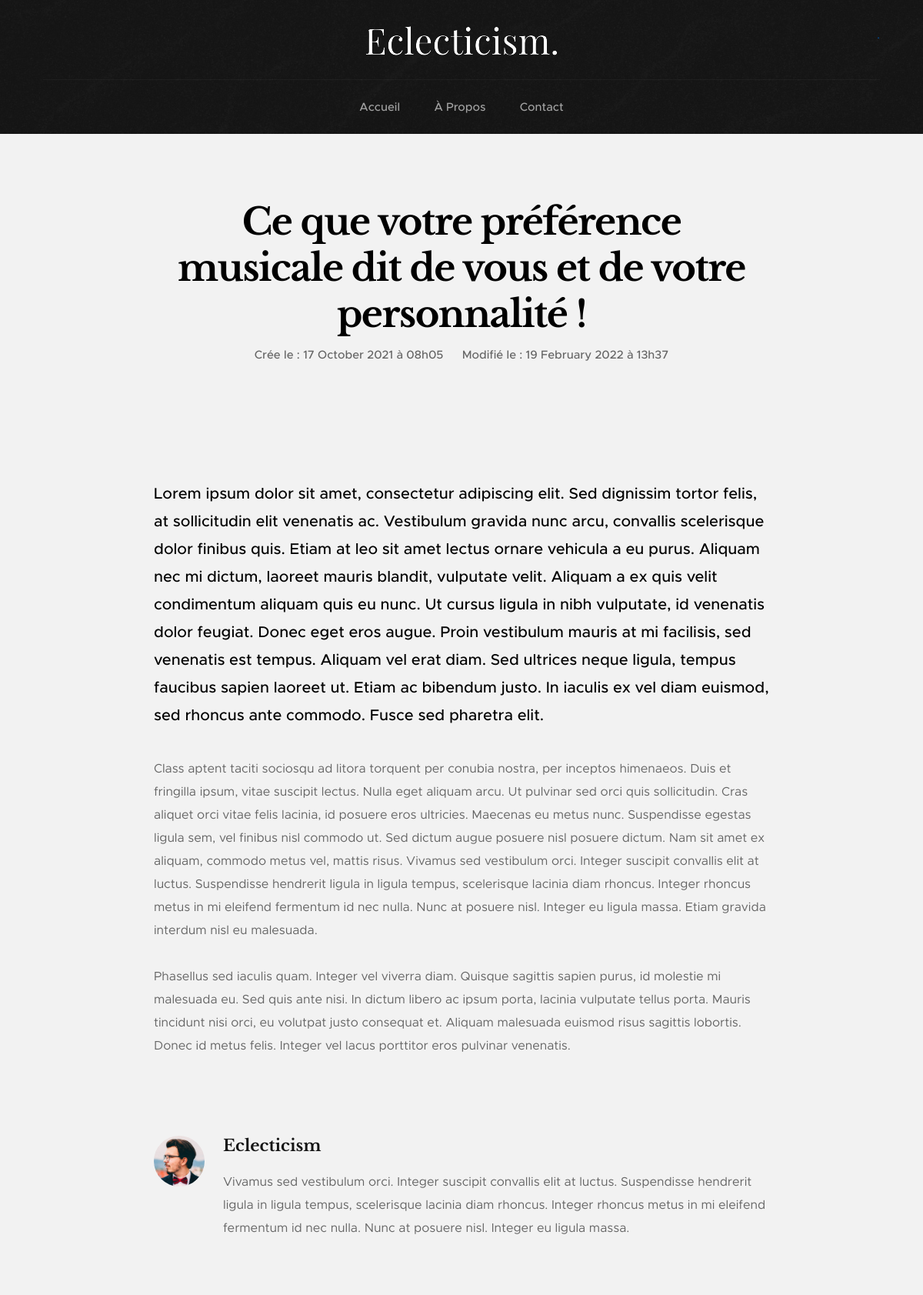
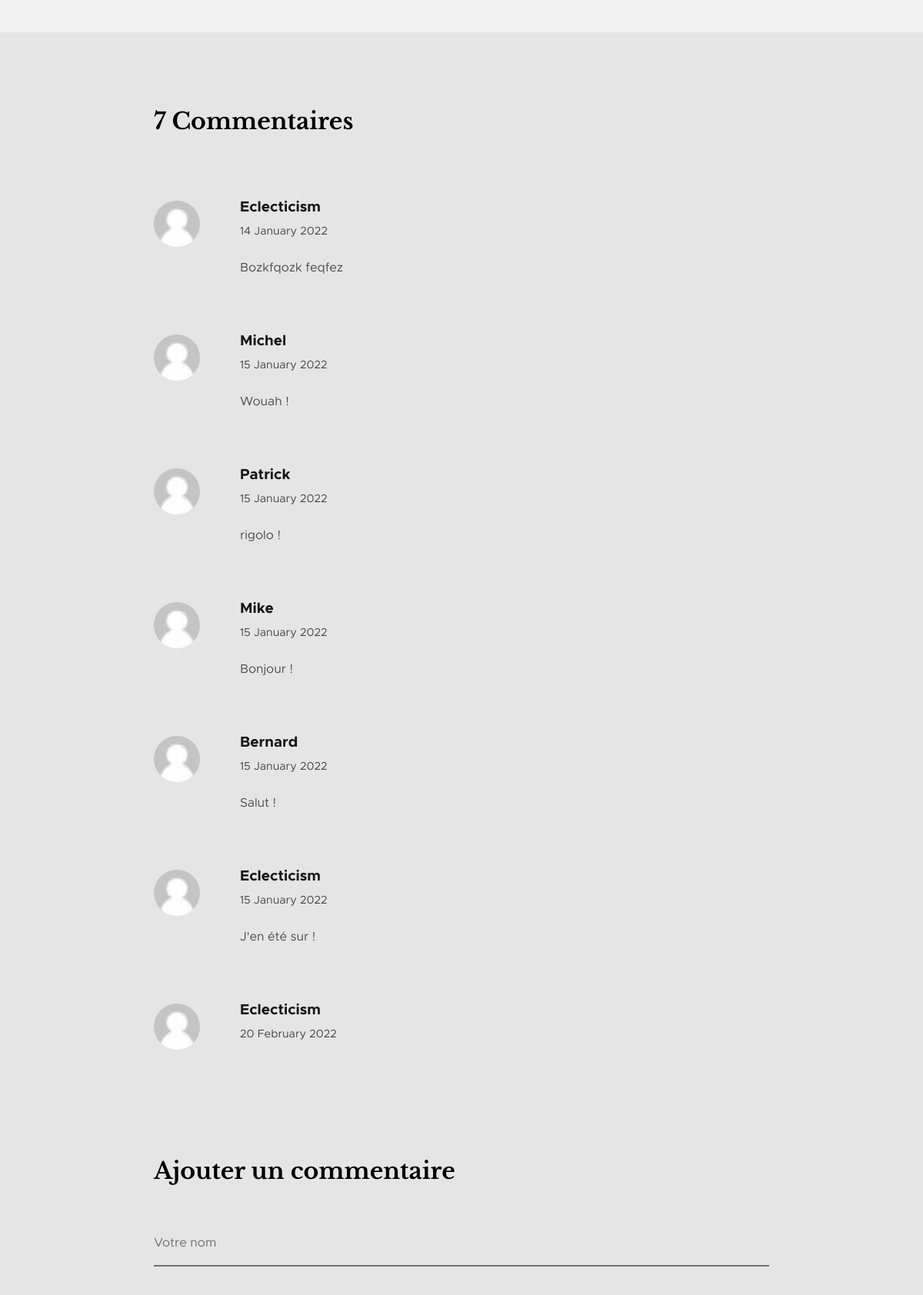
The app's page /index.php?page=post&id=1 (upper part) with its own data (2 pictures, top to bottom).
### tables this page shows
CREATE TABLE `post` (
  `id` int NOT NULL,
  `fav` tinyint(1) NOT NULL DEFAULT '0',
  `title` varchar(250) NOT NULL,
  `thumbnail` varchar(255) NOT NULL,
  `content` longtext NOT NULL,
  `userID` int NOT NULL,
  `createdThe` timestamp NOT NULL DEFAULT CURRENT_TIMESTAMP,
  `updateThe` timestamp NOT NULL DEFAULT CURRENT_TIMESTAMP ON UPDATE CURRENT_TIMESTAMP
);

CREATE TABLE `user` (
  `id` int NOT NULL,
  `email` varchar(255) NOT NULL,
  `username` varchar(100) NOT NULL,
  `password` varchar(255) NOT NULL,
  `bio` text
);

CREATE TABLE `comment` (
  `id` int NOT NULL,
  `postID` int NOT NULL,
  `username` varchar(50) NOT NULL,
  `message` text NOT NULL,
  `publishedThe` date NOT NULL,
  `validated` tinyint(1) NOT NULL DEFAULT '0'
);

### controller/controller.php (called while the page is built, shortened)
<?php
require 'model/model.php';
function post() {
  $post = getPost($_GET['id']);
  $comment = getComment($_GET['id']);
  $owner = getOwner($_GET['id']);
  require_once('view/post.php');
}

### public/class/BDD.php (called while the page is built, shortened)
<?php
class BDD {
  PRIVATE $dbh;
  protected function __construct(){
    try {
      $this->dbh = new \PDO("mysql:host=localhost;dbname=phpBlog", 'quentincvl', 'Mavie190716%');
      $this->dbh->setAttribute(\PDO::ATTR_EMULATE_PREPARES, false);
      $this->dbh->setAttribute(\PDO::ATTR_ERRMODE, \PDO::ERRMODE_EXCEPTION);
    }
    catch(\Exception $e) {
      die('Erreur : '.$e->getMessage());
    }
  }
  public function getConnection(): \PDO
  {
    return $this->dbh;
  }
}

### public/class/Post.php (called while the page is built, shortened)
<?php
class Post extends BDD
{
  private $dbh;
  private $id;
  public function __construct($values = array())
  {
    $BDD = new BDD();
    $this->dbh = $BDD->getConnection();
  }
  public function hydrate($values) {
    foreach ($values as $attribute => $value) {
      $methode = 'set' . str_replace(' ', '', ucwords(str_replace('_', ' ', $attribute)));
    }
  }
  public function setId($id): void
  {
    $this->id = (int)$id;
  }
  public function getPost(): array
  {
    $req = $this->dbh->prepare("SELECT * FROM post WHERE id = :id");
    $req->bindParam(':id', $this->id);
    $req->execute();
    return $req->fetch(\PDO::FETCH_ASSOC);
  }
  public function getOwner(): array
  {
    $req = $this->dbh->prepare("SELECT u.username, u.bio FROM user as u, post as p WHERE u.id = p.userID and p.id = :id");
    $req->bindParam(':id', $this->id);
    $req->execute();
    return $req->fetch(\PDO::FETCH_ASSOC);
  }
}

### model/model.php (called while the page is built, shortened)
<?php
function getPost($postId) {
  $getPost = New Post(array('id' => $postId));
  return $getPost->getPost();
}
function getOwner($postId) {
  $getOwner = New Post(array('id' => $postId));
  return $getOwner->getOwner();
}
function getComment(string $postID) {
  $getComments = New Comment(array('postID' => $postID));
  return $getComments->getComments();
}

### public/class/Comment.php (called while the page is built, shortened)
<?php
class Comment extends BDD
{
  private \PDO $dbh;
  private int $postID;
  public function __construct($values = array())
  {
    $BDD = new BDD();
    $this->dbh = $BDD->getConnection();
  }
  public function hydrate($values) {
    foreach ($values as $attribute => $value) {
      $methode = 'set' . str_replace(' ', '', ucwords(str_replace('_', ' ', $attribute)));
    }
  }
  public function setPostID($postID): void
  {
    $this->postID = $postID;
  }
  public function getComments(): array
  {
    $req = $this->dbh->prepare("SELECT * FROM comment WHERE postID = :postID");
    $req->bindParam(':postID', $this->postID);
    $req->execute();
    return $req->fetchAll(\PDO::FETCH_ASSOC);
  }
}

### view/post.php (shortened to what this page needs)
  <section class="s-content s-content--narrow s-content--no-padding-bottom">
    <article class="row format-standard">
      <div class="s-content__header col-full">
        <h1 class="s-content__header-title">
          <?php echo $post['title'] ?>
        </h1>
        <ul class="s-content__header-meta">
          <li class="date">Crée le : <?php
            echo strftime("%d %B %Y à %Hh%M", strtotime($post['createdThe']));
            ?></li>
          <li class="date">Modifié le : <?php
            echo strftime("%d %B %Y à %Hh%M", strtotime($post['updateThe']));
            ?></li>
        </ul>
      </div>
      <div class="s-content__media col-full">
        <div class="s-content__post-thumb" style="text-align: center">
        </div>
      </div>
      <div class="col-full s-content__main">
        <?php
        $content = explode("\n", $post['content']);
        foreach ($content as $key => $ctt) {
          if (trim($ctt)) {
            if ($key === 0) { ?>
              <p class="lead"><?php echo $ctt ?></p>
            <?php } else { ?>
              <p><?php echo $ctt ?></p>
            <?php }
          }
        }
        ?>
        <div class="s-content__author">
          <img src="public/images/avatars/user-03.jpg" alt="">
          <div class="s-content__author-about">
            <h4 class="s-content__author-name">
              <a href="#0"><?php echo $owner['username'] ?></a>
            </h4>
            <p><?php echo $owner['bio'] ?: '' ?></p>
          </div>
        </div>
      </div>
    </article>
    <div class="comments-wrap">
      <div id="comments" class="row">
        <div class="col-full">
          <h3 class="h2"><?php
            $count = 0;
            foreach ($comment as $com) {
              if ($com['validated']) {
                $count++;
              }
            }
            echo $count . " Commentaire" . ($count > 1 ? "s" : "")
            ?>
          </h3>
          <ol class="commentlist">
            <?php foreach ($comment as $com) {
              if ($com['validated'] || (isset($_SESSION['user']) && !empty($_SESSION['user']))) : ?>
                <li class="depth-1 comment" <?php if(!$com['validated']) echo 'style="background-color: lightgray"'?>>
                  <div class="comment__avatar">
                    <img width="50" height="50" class="avatar" src="public/images/avatars/noAvatar.png" alt="">
                  </div>
                  <div class="comment__content">
                    <div class="comment__info">
                      <cite><?php echo $com['username'] ?></cite>
                      <div class="comment__meta">
                        <time class="comment__time"><?php
                          echo strftime("%d %B %Y", strtotime($com['publishedThe']))
                          ?>
                        </time>
                      </div>
                    </div>
                    <div class="comment__text">
                      <p><?php echo $com['message'] ?></p>
                    </div>
                  </div>
                </li>
              <?php endif;
            } ?>
          </ol>
          <div class="respond">
            <h3 class="h2">Ajouter un commentaire</h3>
            <form name="contactForm" id="contactForm" method="post" action="index.php?page=createComment">
              <fieldset>
                <div class="form-field">
                  <input name="cName" type="text" id="cName" class="full-width"
                         placeholder="Votre nom" style="color: black"
                         value="<?php echo $_SESSION['user']['username'] ?? '' ?>" <?php echo isset($_SESSION['user']['username']) ? 'readonly' : '' ?>>
                </div>
              </fieldset>
            </form>
          </div>
        </div>
      </div>
    </div>
  </section>
<?php
require 'template/general.php';

### public/css/base.css (style rules this page uses)
html { font-family: sans-serif; line-height: 1.15; -ms-text-size-adjust: 100%; -webkit-text-size-adjust: 100%; }
body { margin: 0; }
article, aside, footer, header, nav, section { display: block; }
h1 { font-size: 2em; margin: 0.67em 0; }
a { background-color: transparent; -webkit-text-decoration-skip: objects; }
img { border-style: none; }
button, input, optgroup, select, textarea { font-family: sans-serif; font-size: 100%; line-height: 1.15; margin: 0; }
button, input { overflow: visible; }
fieldset { border: 1px solid #c0c0c0; margin: 0 2px; padding: 0.35em 0.625em 0.75em; }
html { font-size: 62.5%; box-sizing: border-box; }
*, *::before, *::after { box-sizing: inherit; }
body { font-weight: normal; line-height: 1; word-wrap: break-word; text-rendering: optimizeLegibility; -webkit-overflow-scrolling: touch; -webkit-text-size-adjust: none; }
body, input, button { -moz-osx-font-smoothing: grayscale; -webkit-font-smoothing: antialiased; }
img, video { max-width: 100%; height: auto; }
div, dl, dt, dd, ul, ol, li, h1, h2, h3, h4, h5, h6, pre, form, p, blockquote, th, td { margin: 0; padding: 0; }
h1, h2, h3, h4, h5, h6 { -webkit-font-smoothing: auto; -webkit-font-smoothing: antialiased; -webkit-font-variant-ligatures: common-ligatures; -moz-font-variant-ligatures: common-ligatures; font-variant-ligatures: common-ligatures; text-rendering: optimizeLegibility; }
ol, ul { list-style: none; }
li { display: block; }
a { text-decoration: none; line-height: inherit; }
fieldset { margin: 0; padding: 0; }
input[type="email"], input[type="number"], input[type="search"], input[type="text"], input[type="tel"], input[type="url"], input[type="password"], textarea { -webkit-appearance: none; -moz-appearance: none; -ms-appearance: none; -o-appearance: none; appearance: none; }
.row { width: 94%; max-width: 1200px; margin: 0 auto; }
.row:after { content: ""; display: table; clear: both; }
[class*="col-"] { float: left; padding: 0 20px; }
.col-twelve, .col-full { width: 100%; }
@media only screen and (max-width: 1200px) { [class*="col-"] { padding: 0 15px; } }
.full-width { width: 100%; }

### records on screen
post: title "Ce que votre préférence musicale dit de vous et de votre personnalité !", createdThe "17 October 2021 à 08h05", updateThe "19 February 2022 à 13h37", content "Lorem ipsum dolor sit amet, consectetur adipiscing elit. Sed dignissim tortor felis, at sollicitudin elit venenatis ac. Vestibulum gravida nunc arcu, convallis scelerisque dolor finibus quis. Etiam at leo sit amet lectus ornare vehicula a eu purus. Aliquam nec mi dictum, laoreet mauris blandit, vulputate velit. Aliquam a ex quis velit condimentum aliquam quis eu nunc. Ut cursus ligula in nibh vulputate, id venenatis dolor feugiat. Donec eget eros augue. Proin vestibulum mauris at mi facilisis, sed venenatis est tempus. Aliquam vel erat diam. Sed ultrices neque ligula, tempus faucibus sapien laoreet ut. Etiam ac bibendum justo. In iaculis ex vel diam euismod, sed rhoncus ante commodo. Fusce…", content "Class aptent taciti sociosqu ad litora torquent per conubia nostra, per inceptos himenaeos. Duis et fringilla ipsum, vitae suscipit lectus. Nulla eget aliquam arcu. Ut pulvinar sed orci quis sollicitudin. Cras aliquet orci vitae felis lacinia, id posuere eros ultricies. Maecenas eu metus nunc. Suspendisse egestas ligula sem, vel finibus nisl commodo ut. Sed dictum augue posuere nisl posuere dictum. Nam sit amet ex aliquam, commodo metus vel, mattis risus. Vivamus sed vestibulum orci. Integer suscipit convallis elit at luctus. Suspendisse hendrerit ligula in ligula tempus, scelerisque lacinia diam rhoncus. Integer rhoncus metus in mi eleifend fermentum id nec nulla. Nunc at posuere nisl.…", content "Phasellus sed iaculis quam. Integer vel viverra diam. Quisque sagittis sapien purus, id molestie mi malesuada eu. Sed quis ante nisi. In dictum libero ac ipsum porta, lacinia vulputate tellus porta. Mauris tincidunt nisi orci, eu volutpat justo consequat et. Aliquam malesuada euismod risus sagittis lobortis. Donec id metus felis. Integer vel lacus porttitor eros pulvinar venenatis."
user: username "Eclecticism", bio "Vivamus sed vestibulum orci. Integer suscipit convallis elit at luctus. Suspendisse hendrerit ligula in ligula tempus, scelerisque lacinia diam rhoncus. Integer rhoncus metus in mi eleifend fermentum id nec nulla. Nunc at posuere nisl. Integer eu ligula massa."
comment: validated 1 (drawn), username "Eclecticism", publishedThe "14 January 2022", message "Bozkfqozk feqfez"
comment: validated 1 (drawn), username "Michel", publishedThe "15 January 2022", message "Wouah !"
comment: validated 1 (drawn), username "Patrick", publishedThe "15 January 2022", message "rigolo !"
comment: validated 1 (drawn), username "Mike", publishedThe "15 January 2022", message "Bonjour !"
comment: validated 1 (drawn), username "Bernard", publishedThe "15 January 2022", message "Salut !"
comment: validated 1 (drawn), username "Eclecticism", publishedThe "15 January 2022", message "J'en été sur !"
comment: validated 1 (drawn), username "Eclecticism", publishedThe "20 February 2022"

### other values on screen
$count "7"
